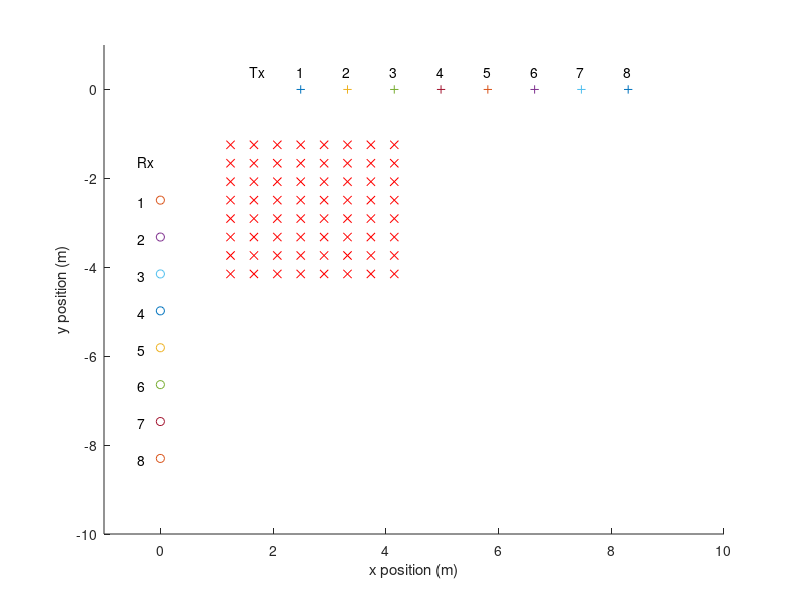

Source code (MATLAB):
function ve = array2d_final_gland(doPlot)

% Script to display the virtual element positions in 2D mimo array
% Modified for L shape
% Script written by Lai Bun Lok


%% Housekeeping

%clear all
%close all
if ~exist('doPlot','var')
    doPlot=1; % Plot (1) out elements or not (0)
end

%% Antenna separation

%dphy=0.72 % Physical antenna separation (in metres), centre-to-centre
dphy=0.83; % Greenland setting

% Position of Tx element real positions (m)

%xt1=2; % offset from origin
xt1=2.49; % Greenland setup
yt1=0;

xt2=xt1+dphy;
yt2=0;

xt3=xt2+dphy;
yt3=0;

xt4=xt3+dphy;
yt4=0;

xt5=xt4+dphy;
yt5=0;

xt6=xt5+dphy;
yt6=0;

xt7=xt6+dphy;
yt7=0;

xt8=xt7+dphy;
yt8=0;

%xt9=xt8+dphy;
%yt9=0;

tx=zeros(8,2);
tx(1,1)=xt1; tx(1,2)=yt1;
tx(2,1)=xt2; tx(2,2)=yt2;
tx(3,1)=xt3; tx(3,2)=yt3;
tx(4,1)=xt4; tx(4,2)=yt4;
tx(5,1)=xt5; tx(5,2)=yt5;
tx(6,1)=xt6; tx(6,2)=yt6;
tx(7,1)=xt7; tx(7,2)=yt7;
tx(8,1)=xt8; tx(8,2)=yt8;
%tx(9,1)=xt9; tx(9,2)=yt9;

% Position of Rx element real positions (m)

xr1=0;
%yr1=-2; % offset from origin
yr1=-2.49; % Greenland set up

xr2=xr1;
yr2=yr1-dphy;

xr3=xr1;
yr3=yr2-dphy;

xr4=xr1;
yr4=yr3-dphy;

xr5=xr1;
yr5=yr4-dphy;

xr6=xr1;
yr6=yr5-dphy;

xr7=xr1;
yr7=yr6-dphy;

xr8=xr1;
yr8=yr7-dphy;

%xr9=xr1;
%yr9=yr8-dphy;

rx=zeros(8,2);
rx(1,1)=xr1; rx(1,2)=yr1;
rx(2,1)=xr2; rx(2,2)=yr2;
rx(3,1)=xr3; rx(3,2)=yr3;
rx(4,1)=xr4; rx(4,2)=yr4;
rx(5,1)=xr5; rx(5,2)=yr5;
rx(6,1)=xr6; rx(6,2)=yr6;
rx(7,1)=xr7; rx(7,2)=yr7;
rx(8,1)=xr8; rx(8,2)=yr8;
%rx(9,1)=xr9; rx(9,2)=yr9;

% Calculate the virtual element positions

for x=1:8
    ve(x,1)=tx(1,1)+(rx(x,1)-tx(1,1))/2;
    ve(x,2)=rx(x,2)+(tx(1,2)-rx(x,2))/2;
end


for x=9:16
    ve(x,1)=tx(2,1)+(rx(x-8,1)-tx(2,1))/2;
    ve(x,2)=rx(x-8,2)+(tx(2,2)-rx(x-8,2))/2;
end


for x=17:24
    ve(x,1)=tx(3,1)+(rx(x-16,1)-tx(3,1))/2;
    ve(x,2)=rx(x-16,2)+(tx(3,2)-rx(x-16,2))/2;
end

for x=25:32
    ve(x,1)=tx(4,1)+(rx(x-24,1)-tx(4,1))/2;
    ve(x,2)=rx(x-24,2)+(tx(4,2)-rx(x-24,2))/2;
end

for x=33:40
    ve(x,1)=tx(5,1)+(rx(x-32,1)-tx(5,1))/2;
    ve(x,2)=rx(x-32,2)+(tx(5,2)-rx(x-32,2))/2;
end

for x=41:48
    ve(x,1)=tx(6,1)+(rx(x-40,1)-tx(6,1))/2;
    ve(x,2)=rx(x-40,2)+(tx(6,2)-rx(x-40,2))/2;
end

for x=49:56
    ve(x,1)=tx(7,1)+(rx(x-48,1)-tx(7,1))/2;
    ve(x,2)=rx(x-48,2)+(tx(7,2)-rx(x-48,2))/2;
end

for x=57:64
    ve(x,1)=tx(8,1)+(rx(x-56,1)-tx(8,1))/2;
    ve(x,2)=rx(x-56,2)+(tx(8,2)-rx(x-56,2))/2;
end

% for x=73:81
%     ve(x,1)=tx(9,1)+(rx(x-72,1)-tx(9,1))/2;
%     ve(x,2)=rx(x-72,2)+(tx(9,2)-rx(x-72,2))/2;
% end

%% Plot them out in xy

if doPlot==1
    figure
    hold
    xlabel('x position (m)')
    ylabel('y position (m)')
    
    % Plot Tx and Rx antennas
    for k=1:8
        plot(tx(k,1),tx(k,2),'+')
        plot(rx(k,1),rx(k,2),'o')
        text(tx(k,1)-0.08,tx(k,2)+0.4,num2str(k))
        text(rx(k,1)-0.4,rx(k,2)-0.04,num2str(k))
    end
    text(tx(1,1)-dphy-0.08,tx(1,2)+0.4,'Tx')
    text(rx(1,1)-0.4,rx(1,2)+dphy+0.04,'Rx')
    
    % Restrict axes
    xlim([-1 10])
    ylim([-10 1])
    
    % Plot virtual antennas
    for k=1:64
        plot(ve(k,1),ve(k,2),'rx')
    end
    
end